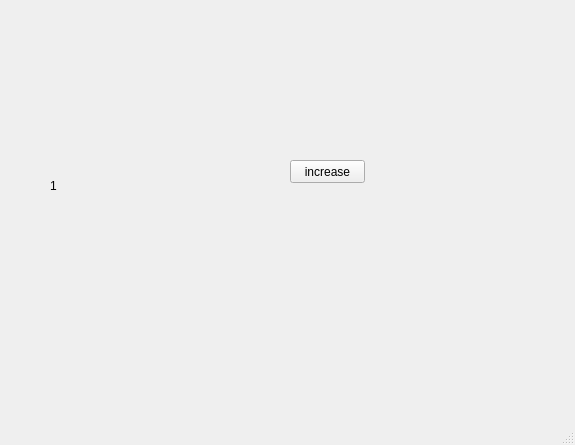
<?xml version="1.0" encoding="UTF-8"?>
<ui version="4.0">
 <class>MainWindow</class>
 <widget class="QMainWindow" name="MainWindow">
  <property name="geometry">
   <rect>
    <x>0</x>
    <y>0</y>
    <width>575</width>
    <height>445</height>
   </rect>
  </property>
  <property name="windowTitle">
   <string>MainWindow</string>
  </property>
  <widget class="QWidget" name="centralwidget">
   <widget class="QLabel" name="label">
    <property name="geometry">
     <rect>
      <x>50</x>
      <y>140</y>
      <width>141</width>
      <height>91</height>
     </rect>
    </property>
    <property name="text">
     <string>1</string>
    </property>
   </widget>
   <widget class="QPushButton" name="pb">
    <property name="geometry">
     <rect>
      <x>290</x>
      <y>160</y>
      <width>75</width>
      <height>23</height>
     </rect>
    </property>
    <property name="text">
     <string>increase</string>
    </property>
   </widget>
  </widget>
  <widget class="QMenuBar" name="menubar">
   <property name="geometry">
    <rect>
     <x>0</x>
     <y>0</y>
     <width>575</width>
     <height>21</height>
    </rect>
   </property>
  </widget>
  <widget class="QStatusBar" name="statusbar"/>
 </widget>
 <resources/>
 <connections/>
</ui>
